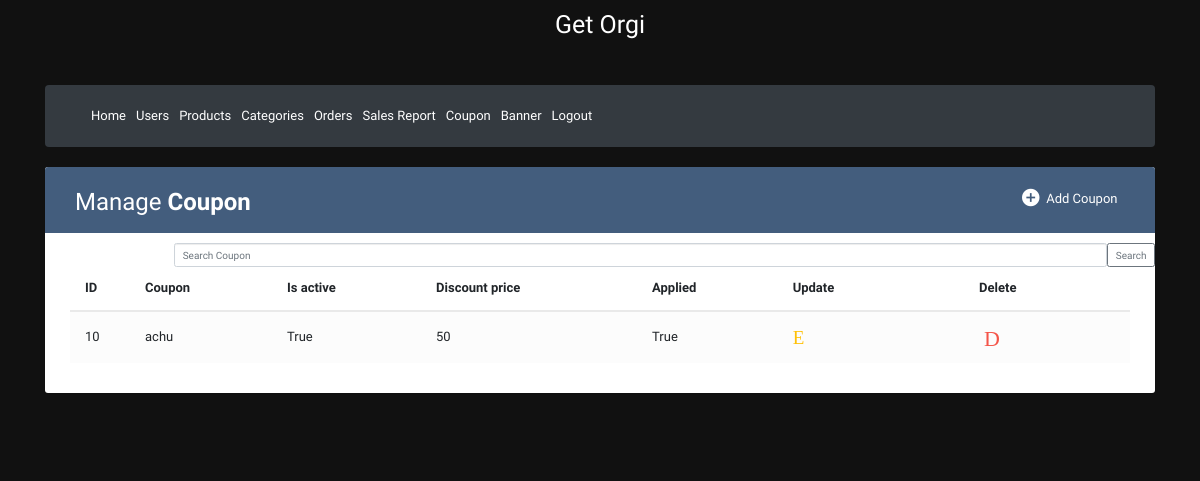
Page /admincouponlist/ (signed in) on the earlier database version.
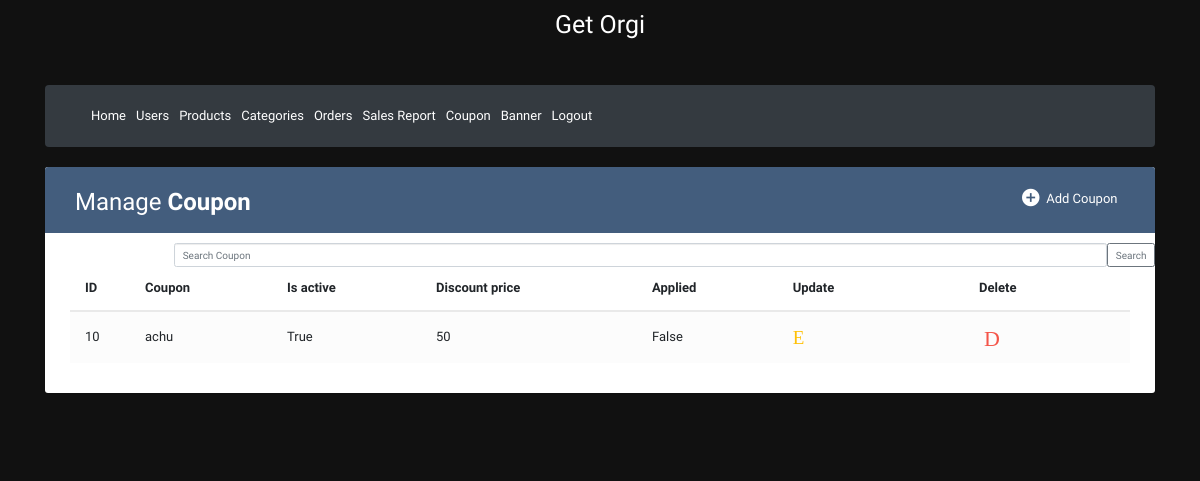
Same page on the later database version.
### shopping/models.py (models this page shows, shortened)
class Coupon(models.Model):
    coupon_code=models.CharField(max_length=30)
    is_active=models.BooleanField(default=False)
    discount_price=models.IntegerField(default=0)
    minimum_amount=models.IntegerField(default=500)
    applied=models.BooleanField(default=False)
    description = models.CharField(max_length=200,null=True,default='Sample')
    user=models.ForeignKey(UserDetail, on_delete=models.CASCADE, null=True)

### shopping/views.py (the view)
# urls.py: path('admincouponlist/', views.admincouponlist, name='admincouponlist'),
def admincouponlist(request):
    if 'adusername' in request.session:
        if 'search' in request.GET:
            search=request.GET['search']
            member=Coupon.objects.filter(coupon_code__icontains=search)
        else:
            member=Coupon.objects.all().order_by('-id')
        return render(request,'admincouponlist.html',{'member': member})
    else:
        return render(request, 'admin_login.html')

### templates/admincouponlist.html (shortened to what this page needs)
{% extends "adminbase.html" %}
{% block tablewrapper %}
                    <div class="col-sm-6">
						<h2>Manage <b>Coupon</b></h2>
					</div>
                    <div class="col-sm-6">
                        <a href="{% url 'adminaddcoupon' %}" class="btn" data-toggle="modal"><i class="material-icons">&#xE147;</i> <span>Add Coupon</span></a>
                      </div>
                    </div>
{% endblock %}
{% block tablecontent%}
<body style="background-color: #111; color: #fff;">
                <form action="{% url 'admincouponlist' %}" class="d-flex offset-md-1 container m-auto" style="width:1100px">
                    <input class="form-control offset-md-1" type="search" placeholder="Search Coupon" name="search" aria-label="Search"><br>
                    <button class="btn btn-outline-secondary" type="submit">Search</button>
                </form>
                <table class="table table-striped table-hover">
                <thead>
                    <tr>
                        <th>ID</th>
                        <th>Coupon</th>
                        <th>Is active</th>
                        <th>Discount price</th>
                        <th> Applied</th>
                        <th>Update</th>
                        <th>Delete</th>
                    </tr>
                </thead>
                <tbody>
                    {% for x in member %}
                    <tr>
                        <td>{{ x.id }}</td>
                        <td>{{ x.coupon_code }}</td>
                        <td>{{ x.is_active }}</td>
                        <td>{{x.discount_price}}</td>
                        <td>{{x.applied}}</td>
                        <td>
                           <a href="{% url 'updatecoupon' %}?uid={{x.id}}" class="edit" data-toggle="modal"><i class="material-icons" data-toggle="tooltip" title="Edit">Edit</i></a>
                        </td>
                        <td>
                            <a href="{% url 'deletecoupon' %}?uid={{x.id}}" class="delete" data-toggle="modal"><i class="material-icons" data-toggle="tooltip" title="Delete">Delete</i></a>
                        </td>
                    </tr>
                    {% endfor %}
                </tbody>
                </table>
            </body>
{% endblock %}

Differences in the rows shown:
changed Coupon "achu": applied "True" → "False"
